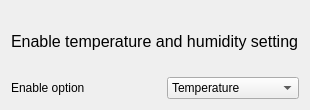
            <widget class="QWidget" name="tab_DHT260_enable_option">
             <attribute name="title">
              <string>Enable option</string>
             </attribute>
             <layout class="QFormLayout" name="formLayout_39">
              <item row="0" column="0" colspan="2">
               <widget class="QLabel" name="label_117">
                <property name="minimumSize">
                 <size>
                  <width>0</width>
                  <height>60</height>
                 </size>
                </property>
                <property name="font">
                 <font>
                  <family>Arial</family>
                  <pointsize>12</pointsize>
                  <weight>50</weight>
                  <italic>false</italic>
                  <bold>false</bold>
                 </font>
                </property>
                <property name="styleSheet">
                 <string notr="true">font: 12pt &quot;Arial&quot;;</string>
                </property>
                <property name="text">
                 <string>Enable temperature and humidity setting</string>
                </property>
               </widget>
              </item>
              <item row="1" column="0">
               <widget class="QLabel" name="label_133">
                <property name="minimumSize">
                 <size>
                  <width>150</width>
                  <height>0</height>
                 </size>
                </property>
                <property name="maximumSize">
                 <size>
                  <width>200</width>
                  <height>16777215</height>
                 </size>
                </property>
                <property name="text">
                 <string>Enable option</string>
                </property>
               </widget>
              </item>
              <item row="1" column="1">
               <widget class="QComboBox" name="comboBox_DHT260_enable_option_switch">
                <item>
                 <property name="text">
                  <string>Temperature</string>
                 </property>
                </item>
                <item>
                 <property name="text">
                  <string>Humidity</string>
                 </property>
                </item>
               </widget>
              </item>
             </layout>
            </widget>
